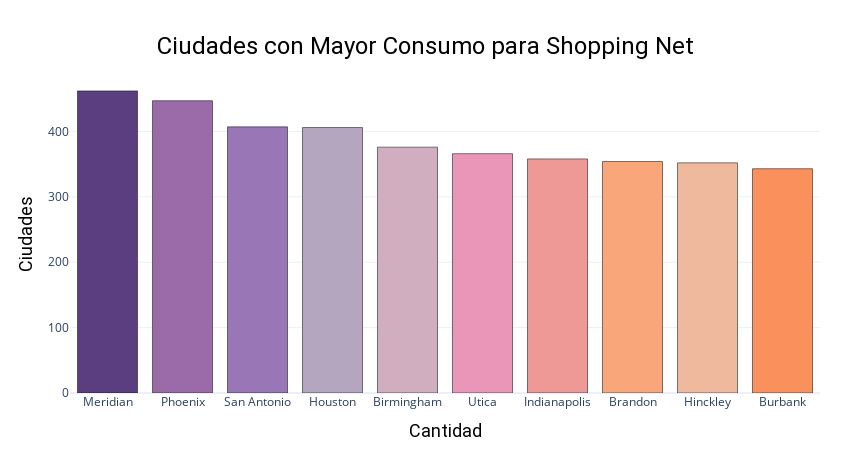

Here is the notebook cell this chart was saved with:
### Code cell
shopping_net

### Figure 1 — Plotly figure (JSON) as saved in the notebook; plotly's stock layout.template omitted (floating-point values rounded to 4 significant figures)
{"data": [{"marker": {"color": ["#5b3e80", "#9b6ba9", "#9977b6", "#b4a6bf", "#d1aebf", "#ea96b9", "#ef9997", "#faa67b", "#efb99e", "#fa915c", "#bb7497", "#549fa3", "#547ca3", "#3776dc"], "line": {"color": "black", "width": 0.5}}, "orientation": "v", "type": "bar", "x": ["Meridian", "Phoenix", "San Antonio", "Houston", "Birmingham", "Utica", "Indianapolis", "Brandon", "Hinckley", "Burbank"], "y": [462, 447, 407, 406, 376, 366, 358, 354, 352, 343]}], "layout": {"height": 450, "hoverlabel": {"bgcolor": "white", "font": {"color": "black", "family": "Roboto", "size": 16}}, "margin": {"b": 30, "l": 70, "r": 30, "t": 75}, "title": {"font": {"color": "black", "family": "Roboto", "size": 24}, "pad": {"b": 90}, "text": "Ciudades con Mayor Consumo para Shopping Net", "x": 0.5, "xanchor": "center", "yanchor": "top"}, "width": 850, "xaxis": {"title": {"font": {"color": "black", "family": "Roboto", "size": 18}, "text": "Cantidad"}}, "yaxis": {"automargin": true, "title": {"font": {"color": "black", "family": "Roboto", "size": 18}, "standoff": 10, "text": "Ciudades"}}}}
